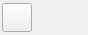
<ui version="4.0" >
 <class>InsertionPointWidget</class>
 <widget class="QWidget" name="InsertionPointWidget" >
  <property name="geometry" >
   <rect>
    <x>0</x>
    <y>0</y>
    <width>88</width>
    <height>35</height>
   </rect>
  </property>
  <property name="windowTitle" >
   <string>Insertion Point</string>
  </property>
  <layout class="QHBoxLayout" >
   <property name="spacing" >
    <number>2</number>
   </property>
   <property name="leftMargin" >
    <number>2</number>
   </property>
   <property name="topMargin" >
    <number>2</number>
   </property>
   <property name="rightMargin" >
    <number>2</number>
   </property>
   <property name="bottomMargin" >
    <number>2</number>
   </property>
   <item>
    <widget class="QToolButton" name="toolbutton" >
     <property name="text" >
      <string/>
     </property>
     <property name="icon" >
      <iconset resource="../qt-resources/qt_widgets.qrc" >:/insertion_point_cancel_22.png</iconset>
     </property>
     <property name="iconSize" >
      <size>
       <width>22</width>
       <height>22</height>
      </size>
     </property>
    </widget>
   </item>
   <item>
    <spacer>
     <property name="orientation" >
      <enum>Qt::Horizontal</enum>
     </property>
     <property name="sizeHint" >
      <size>
       <width>40</width>
       <height>20</height>
      </size>
     </property>
    </spacer>
   </item>
   <item>
    <widget class="QLabel" name="label_arrow" >
     <property name="text" >
      <string/>
     </property>
     <property name="pixmap" >
      <pixmap resource="../qt-resources/qt_widgets.qrc" >:/insertion_point_48x24.png</pixmap>
     </property>
    </widget>
   </item>
  </layout>
 </widget>
 <resources>
  <include location="../qt-resources/qt_widgets.qrc" />
 </resources>
 <connections/>
</ui>
